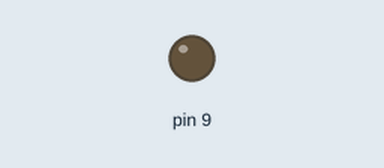
This sketch was run on a simulated Arduino Uno, built with avr-gcc and run on an emulated ATmega328P. Shown: output pins drawn as LEDs (lit = HIGH). Dashed ring = blinking.

Above: at 0.5 s.
At 2.2 s:
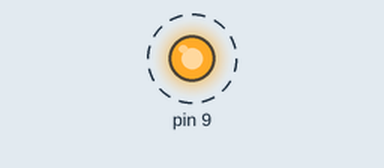
Timing chart, 0 to 3.0 s (numbered marks = the images above):
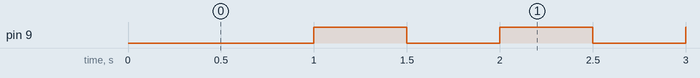

The sketch:

p8.ino
```cpp
#include <Arduino.h>  // required for the delay

#define DDRB_REG (*(volatile uint8_t *)0x24 /* TBD*/)  // place the register value here
                                              // and replace ?? with the real value
                                              // from the datasheet

#define PORTB_REG (*(volatile uint8_t *)0x25 /* TBD*/) // place the register value here
                                              // and replace ?? with the real value
                                              // from the datasheet
#define INPUT   0
#define OUTPUT  1
#define LED_PIN_B 1   // PB5 = D13

void setupTimer1PWM(void) {
    const uint16_t PWM_TOP = 15624;

    TCCR1A = 0;
    TCCR1B = 0;

    TCCR1A |= (1 << WGM11);
    TCCR1B |= (1 << WGM13) | (1 << WGM12);

    TCCR1A |= (1 << COM1A1);

    ICR1 = PWM_TOP;
    OCR1A = (PWM_TOP+1)*0.5;

    TCCR1B |= (1 << CS12) | (1 << CS10);

}

void fastPinModeB(uint8_t pin, uint8_t mode)
{
    // pin: 0–5 → PB0–PB5 (Arduino D8–D13)
    uint8_t mask = (uint8_t)(1u << pin);

    if (mode == OUTPUT) {
      /*    TBD:  Fill the value of DDRB_REG using bit masking for output */
        DDRB_REG |= mask;   // set as output

    } else {
       /*    TBD:  Fill the value of DDRB_REG using bit masking for input  */
        DDRB_REG &= ~mask;  // set as input
    }
}


void setup()
{
    // Configure D13 (PB5) as output
    fastPinModeB(LED_PIN_B, OUTPUT);
    setupTimer1PWM();
}

void loop()
{                     // 1 second
}
```

Measured:
- by itself, pin 9: alternates HIGH for 0.50 s and LOW for 0.50 s
